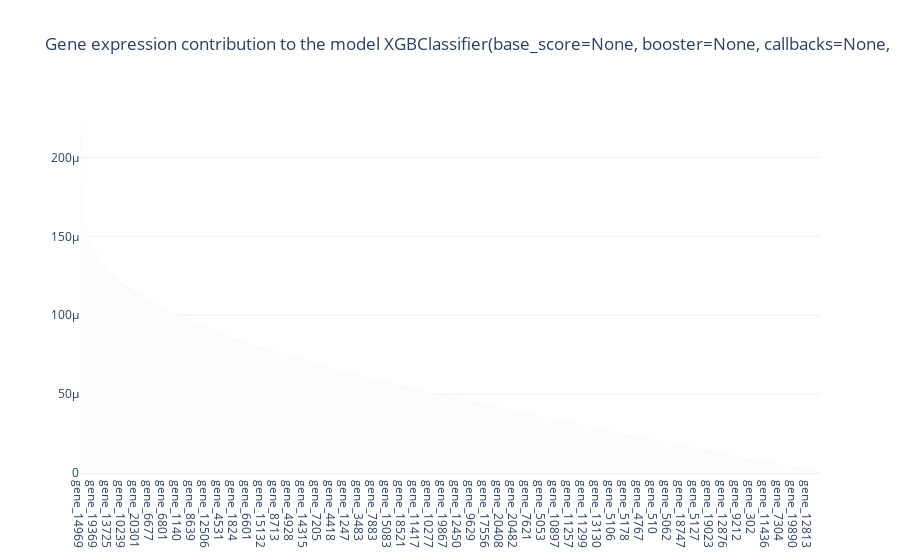
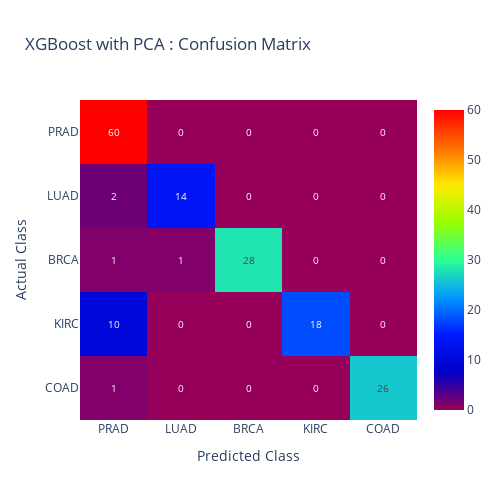

These figures' notebook cell, in order:
### Code cell
run_pca_xgboost()

### Figure 1 — Plotly figure (JSON) as saved in the notebook; plotly's stock layout.template omitted (floating-point values rounded to 4 significant figures; data arrays with more than 128 entries replaced by an {"elided": "..."} marker saying what was removed)
{"data": [{"marker": {"color": "indianred"}, "type": "bar", "x": {"elided": "18604 str values"}, "y": {"elided": "18604 float values"}}], "layout": {"title": {"text": "Gene expression contribution to the model\nXGBClassifier(base_score=None, booster=None, callbacks=None,\n              colsample_bylevel=None, colsample_bynode=None,\n              colsample_bytree=None, device=None, early_stopping_rounds=None,\n              enable_categorical=False, eval_metric='mlogloss',\n              feature_types=None, feature_weights=None, gamma=None,\n              grow_policy=None, importance_type=None,\n              interaction_constraints=None, learning_rate=None, max_bin=None,\n              max_cat_threshold=None, max_cat_to_onehot=None,\n              max_delta_step=None, max_depth=None, max_leaves=None,\n              min_child_weight=None, missing=nan, monotone_constraints=None,\n              multi_strategy=None, n_estimators=None, n_jobs=None,\n              num_parallel_tree=None, ...)"}}}

### Figure 2 — Plotly figure (JSON) as saved in the notebook; plotly's stock layout.template omitted (floating-point values rounded to 4 significant figures)
{"data": [{"colorscale": [[0, "rgb(150,0,90)"], [0.125, "rgb(0,0,200)"], [0.25, "rgb(0,25,255)"], [0.375, "rgb(0,152,255)"], [0.5, "rgb(44,255,150)"], [0.625, "rgb(151,255,0)"], [0.75, "rgb(255,234,0)"], [0.875, "rgb(255,111,0)"], [1, "rgb(255,0,0)"]], "textfont": {"size": 10}, "texttemplate": "%{z}", "type": "heatmap", "x": ["PRAD", "LUAD", "BRCA", "KIRC", "COAD"], "y": ["COAD", "KIRC", "BRCA", "LUAD", "PRAD"], "z": [[1, 0, 0, 0, 26], [10, 0, 0, 18, 0], [1, 1, 28, 0, 0], [2, 14, 0, 0, 0], [60, 0, 0, 0, 0]]}], "layout": {"height": 500, "title": {"text": "XGBoost with PCA : Confusion Matrix"}, "width": 500, "xaxis": {"title": {"text": "Predicted Class"}}, "yaxis": {"title": {"text": "Actual Class"}}}}
